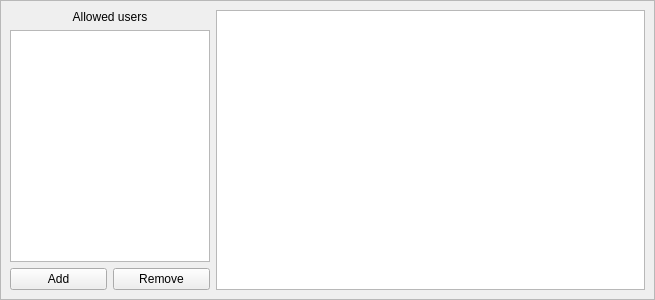
<?xml version="1.0" encoding="UTF-8"?>
<ui version="4.0">
 <class>ServerManagement</class>
 <widget class="QWidget" name="ServerManagement">
  <property name="geometry">
   <rect>
    <x>0</x>
    <y>0</y>
    <width>655</width>
    <height>300</height>
   </rect>
  </property>
  <property name="windowTitle">
   <string>GuppyChat - Server</string>
  </property>
  <layout class="QGridLayout" name="gridLayout">
   <property name="leftMargin">
    <number>0</number>
   </property>
   <property name="topMargin">
    <number>0</number>
   </property>
   <property name="rightMargin">
    <number>0</number>
   </property>
   <property name="bottomMargin">
    <number>0</number>
   </property>
   <item row="0" column="0">
    <widget class="QFrame" name="frame">
     <property name="frameShape">
      <enum>QFrame::StyledPanel</enum>
     </property>
     <property name="frameShadow">
      <enum>QFrame::Raised</enum>
     </property>
     <layout class="QGridLayout" name="gridLayout_2">
      <item row="0" column="0">
       <widget class="QLabel" name="label">
        <property name="layoutDirection">
         <enum>Qt::LeftToRight</enum>
        </property>
        <property name="text">
         <string>Allowed users</string>
        </property>
        <property name="alignment">
         <set>Qt::AlignCenter</set>
        </property>
       </widget>
      </item>
      <item row="1" column="0">
       <widget class="QListWidget" name="Userslist">
        <property name="maximumSize">
         <size>
          <width>200</width>
          <height>16777215</height>
         </size>
        </property>
       </widget>
      </item>
      <item row="2" column="0">
       <layout class="QHBoxLayout" name="horizontalLayout">
        <item>
         <widget class="QPushButton" name="pushButton">
          <property name="text">
           <string>Add</string>
          </property>
         </widget>
        </item>
        <item>
         <widget class="QPushButton" name="pushButton_2">
          <property name="text">
           <string>Remove</string>
          </property>
         </widget>
        </item>
       </layout>
      </item>
      <item row="0" column="1" rowspan="3">
       <widget class="QTextEdit" name="ServerLogs">
        <property name="baseSize">
         <size>
          <width>0</width>
          <height>0</height>
         </size>
        </property>
       </widget>
      </item>
     </layout>
    </widget>
   </item>
  </layout>
 </widget>
 <resources/>
 <connections/>
</ui>
